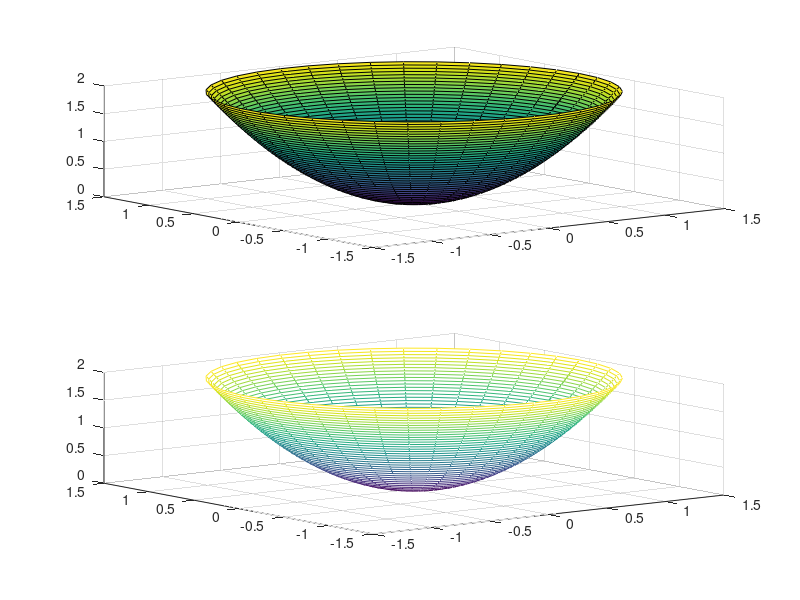

Reproduce this figure in MATLAB.
u=linspace(0,2,40);
v=linspace(0,2*pi,40);
[u,v] = meshgrid(u,v);
x = sqrt(u).*cos(v);
y =	sqrt(u).*sin(v);
z = u;
surf(x,y,z);
hold on;
xlabel('x');
ylabel('y');
zlabel('z');
subplot (2, 1, 1)
surf(x,y,z);%preenche a figura
subplot (2, 1, 2);
mesh(x,y,z);


